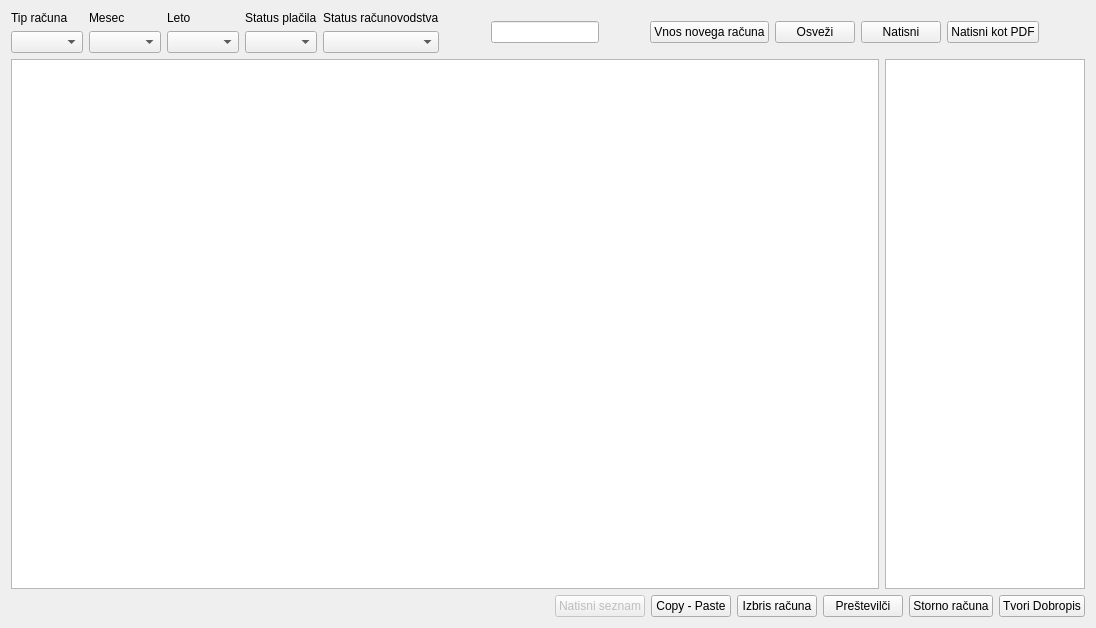
<?xml version="1.0" encoding="UTF-8"?>
<ui version="4.0">
 <class>wid_racuni</class>
 <widget class="QWidget" name="wid_racuni">
  <property name="windowModality">
   <enum>Qt::ApplicationModal</enum>
  </property>
  <property name="geometry">
   <rect>
    <x>0</x>
    <y>0</y>
    <width>1096</width>
    <height>628</height>
   </rect>
  </property>
  <property name="windowTitle">
   <string>Form</string>
  </property>
  <layout class="QVBoxLayout" name="verticalLayout">
   <item>
    <layout class="QHBoxLayout" name="horizontalLayout">
     <item>
      <layout class="QGridLayout" name="gridLayout">
       <item row="0" column="1">
        <widget class="QLabel" name="label_2">
         <property name="text">
          <string>Mesec</string>
         </property>
        </widget>
       </item>
       <item row="0" column="2">
        <widget class="QLabel" name="label_3">
         <property name="text">
          <string>Leto</string>
         </property>
        </widget>
       </item>
       <item row="1" column="1">
        <widget class="QComboBox" name="cb_mesec"/>
       </item>
       <item row="0" column="4">
        <widget class="QLabel" name="label_4">
         <property name="text">
          <string>Status računovodstva</string>
         </property>
        </widget>
       </item>
       <item row="1" column="4">
        <widget class="QComboBox" name="cb_racunovodstvo"/>
       </item>
       <item row="0" column="0">
        <widget class="QLabel" name="label">
         <property name="text">
          <string>Tip računa</string>
         </property>
        </widget>
       </item>
       <item row="1" column="2">
        <widget class="QComboBox" name="cb_leto"/>
       </item>
       <item row="0" column="3">
        <widget class="QLabel" name="label_5">
         <property name="text">
          <string>Status plačila</string>
         </property>
        </widget>
       </item>
       <item row="1" column="0">
        <widget class="QComboBox" name="cb_racun"/>
       </item>
       <item row="1" column="3">
        <widget class="QComboBox" name="cb_placilo"/>
       </item>
      </layout>
     </item>
     <item>
      <spacer name="horizontalSpacer">
       <property name="orientation">
        <enum>Qt::Horizontal</enum>
       </property>
       <property name="sizeHint" stdset="0">
        <size>
         <width>40</width>
         <height>20</height>
        </size>
       </property>
      </spacer>
     </item>
     <item>
      <widget class="QLineEdit" name="txt_stprojekta"/>
     </item>
     <item>
      <spacer name="horizontalSpacer_3">
       <property name="orientation">
        <enum>Qt::Horizontal</enum>
       </property>
       <property name="sizeHint" stdset="0">
        <size>
         <width>40</width>
         <height>20</height>
        </size>
       </property>
      </spacer>
     </item>
     <item>
      <widget class="QPushButton" name="btn_nov">
       <property name="text">
        <string>Vnos novega računa</string>
       </property>
      </widget>
     </item>
     <item>
      <widget class="QPushButton" name="btn_refresh">
       <property name="text">
        <string>Osveži</string>
       </property>
      </widget>
     </item>
     <item>
      <widget class="QPushButton" name="btn_print">
       <property name="text">
        <string>Natisni</string>
       </property>
      </widget>
     </item>
     <item>
      <widget class="QPushButton" name="btn_print_pdf">
       <property name="text">
        <string>Natisni kot PDF</string>
       </property>
      </widget>
     </item>
     <item>
      <spacer name="horizontalSpacer_2">
       <property name="orientation">
        <enum>Qt::Horizontal</enum>
       </property>
       <property name="sizeHint" stdset="0">
        <size>
         <width>40</width>
         <height>20</height>
        </size>
       </property>
      </spacer>
     </item>
    </layout>
   </item>
   <item>
    <layout class="QHBoxLayout" name="horizontalLayout_3">
     <item>
      <widget class="QTableWidget" name="tbl_racuni">
       <property name="editTriggers">
        <set>QAbstractItemView::NoEditTriggers</set>
       </property>
       <property name="alternatingRowColors">
        <bool>true</bool>
       </property>
       <property name="selectionMode">
        <enum>QAbstractItemView::ExtendedSelection</enum>
       </property>
       <property name="selectionBehavior">
        <enum>QAbstractItemView::SelectRows</enum>
       </property>
       <property name="sortingEnabled">
        <bool>true</bool>
       </property>
      </widget>
     </item>
     <item>
      <widget class="QTableWidget" name="tbl_sorodniki">
       <property name="sizePolicy">
        <sizepolicy hsizetype="Maximum" vsizetype="Expanding">
         <horstretch>0</horstretch>
         <verstretch>0</verstretch>
        </sizepolicy>
       </property>
       <property name="maximumSize">
        <size>
         <width>200</width>
         <height>16777215</height>
        </size>
       </property>
       <property name="editTriggers">
        <set>QAbstractItemView::NoEditTriggers</set>
       </property>
       <property name="alternatingRowColors">
        <bool>true</bool>
       </property>
       <property name="selectionMode">
        <enum>QAbstractItemView::ExtendedSelection</enum>
       </property>
       <property name="selectionBehavior">
        <enum>QAbstractItemView::SelectRows</enum>
       </property>
       <property name="sortingEnabled">
        <bool>true</bool>
       </property>
      </widget>
     </item>
    </layout>
   </item>
   <item>
    <layout class="QHBoxLayout" name="horizontalLayout_2">
     <item>
      <spacer name="horizontalSpacer_4">
       <property name="orientation">
        <enum>Qt::Horizontal</enum>
       </property>
       <property name="sizeHint" stdset="0">
        <size>
         <width>40</width>
         <height>20</height>
        </size>
       </property>
      </spacer>
     </item>
     <item>
      <widget class="QPushButton" name="btn_print_seznam">
       <property name="enabled">
        <bool>false</bool>
       </property>
       <property name="text">
        <string>Natisni seznam</string>
       </property>
      </widget>
     </item>
     <item>
      <widget class="QPushButton" name="btn_kopiraj">
       <property name="text">
        <string>Copy - Paste</string>
       </property>
      </widget>
     </item>
     <item>
      <widget class="QPushButton" name="btn_brisi">
       <property name="enabled">
        <bool>true</bool>
       </property>
       <property name="text">
        <string>Izbris računa</string>
       </property>
      </widget>
     </item>
     <item>
      <widget class="QPushButton" name="btn_prestevilci">
       <property name="text">
        <string>Preštevilči</string>
       </property>
      </widget>
     </item>
     <item>
      <widget class="QPushButton" name="btn_storno">
       <property name="text">
        <string>Storno računa</string>
       </property>
      </widget>
     </item>
     <item>
      <widget class="QPushButton" name="btn_dobropis">
       <property name="text">
        <string>Tvori Dobropis</string>
       </property>
      </widget>
     </item>
    </layout>
   </item>
  </layout>
 </widget>
 <tabstops>
  <tabstop>cb_racun</tabstop>
  <tabstop>cb_mesec</tabstop>
  <tabstop>cb_leto</tabstop>
  <tabstop>cb_placilo</tabstop>
  <tabstop>cb_racunovodstvo</tabstop>
  <tabstop>txt_stprojekta</tabstop>
  <tabstop>btn_nov</tabstop>
  <tabstop>tbl_racuni</tabstop>
  <tabstop>btn_print_seznam</tabstop>
 </tabstops>
 <resources/>
 <connections/>
</ui>
